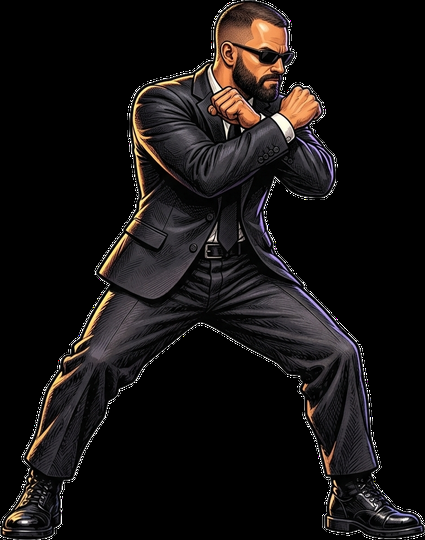
#> input picture assets/fighters/bob-block.png, 425 x 540 px
$ python -i process-art.py   (imports and definitions only)
#> lines starting #> are read from the running program, lines starting #| are printed output that depends on the picture
#!/usr/bin/env python3
"""Process raw Gemini fighter frames into game-ready sprites.

Usage:
  python3 tools/process-art.py [--raw DIR] [--only 1-16,20] [--force] [--sheet OUT.png]
  (or: npm run art)
Rejected frames are listed in tools/art-rejects.json; pose height ratios in tools/art-pose-ratios.json.

Raw files are named NNN_<fighter>_<frame>.(png|jpg|jpeg) where NNN is the entry number in
docs/v2/art-prompts.md. For each one this:
  1. keys out the flat #00FF00 background to a soft alpha matte, removes stray specks,
     and despills green fringes (suit, beard, hair edges);
  2. trims to the figure and normalises its height by pose (tools/art-pose-ratios.json):
     standing figure = 88% of a 2048 px canvas, feet baseline 4% above the bottom;
  3. flips it if the figure faces left (all sprites face RIGHT, like v1);
  4. writes a 16-bit-free RGBA PNG (compress level 9) to the path given in art-prompts.md,
     and records w/h/pivotX/baselineY/figureH in public/assets/fighters/<fighter>/frames.json.
Raw files are never shipped. Re-running is idempotent; existing outputs are skipped unless --force.
"""
import argparse, glob, json, os, re, sys
import numpy as np
from PIL import Image
from scipy import ndimage as ndi

ROOT = os.path.dirname(os.path.dirname(os.path.abspath(__file__)))
PROMPTS = os.path.join(ROOT, 'docs/v2/art-prompts.md')
# [2 lines not run here, left out]
# [1 line that did not run here, left out]
# [1 line that did not run here, left out]
CANVAS_H = 2048
STAND_H = round(0.88 * CANVAS_H)       # 1802
BASELINE = round(0.96 * CANVAS_H)      # 1966
PAD = 24

# [11 lines left out: functions targets, ratio_for, not called in this run]

def key(rgb):
    a = rgb.astype(np.float32)
    r, g, b = a[..., 0], a[..., 1], a[..., 2]
    dom = g - np.maximum(r, b)              # how much greener than anything else
    # soft matte: fully opaque below 25, fully clear above 85
    alpha = np.clip((85.0 - dom) / 60.0, 0, 1)
    # clean mask: drop specks/JPEG noise, keep the figure (largest blobs) + fill holes
    solid = alpha > 0.5
    solid = ndi.binary_opening(solid, iterations=2)
    lab, n = ndi.label(solid)
    if n == 0:
        raise ValueError('nothing left after keying')
    sizes = ndi.sum(solid, lab, range(1, n + 1))
    keep = np.isin(lab, 1 + np.where(sizes >= max(sizes.max() * 0.01, 400))[0])
    keep = ndi.binary_dilation(keep, iterations=3)
    alpha = alpha * keep
    # interior holes that happen to be greenish (none expected on Bob) stay keyed, by design.
    # despill: cap green at max(r, b) wherever the pixel leans green, strongest near edges
    spill = np.clip(g - np.maximum(r, b), 0, None)
    edge = 1.0 - alpha
    g2 = g - spill * np.clip(0.6 + edge, 0, 1)
    out = np.stack([r, g2, b], -1)
    # un-premultiply-ish: edge pixels darken toward the key colour; lift them a little
    return np.clip(out, 0, 255).astype(np.uint8), (alpha * 255).astype(np.uint8)

# [104 lines left out: functions facing_right, process, parse_only, main, not called in this run]

# [2 lines not run here, left out]

>>> import cv2
>>> picture = cv2.imread('../assets/fighters/bob-block.png', cv2.IMREAD_GRAYSCALE)
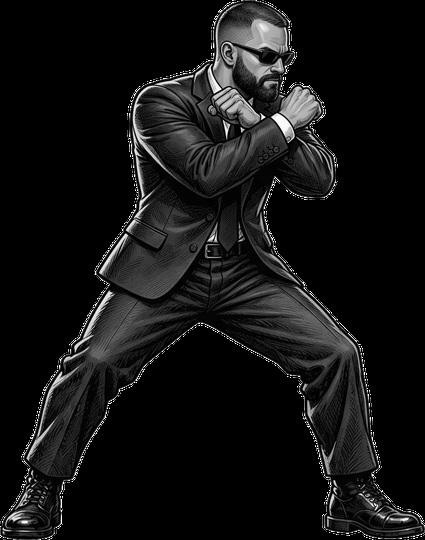
#> picture: shape (540, 425); min 0, max 255, mean 19.1
>>> result = key(picture)
#> in key, `r, g, b = a[..., 0], a[..., 1], a[..., 2]`: r = 540 values, max 255 at index 526, min 0 at index 0, mean 3.31; g = 540 values, max 255 at index 536, min 0 at index 0, mean 1.1; b = 540 values, max 255 at index 521, min 0 at index 0, mean 2.59
#> in key, `dom = g - np.maximum(r, b)`: dom = 540 values, max 168 at index 536, min -255 at index 521, mean -3.54
#> in key, `alpha = np.clip((85.0 - dom) / 60.0, 0, 1)`: alpha = 540 values, max 1 at index 0, min 0 at index 519, mean 0.996
#> in key, `lab, n = ndi.label(solid)`: lab = 540 values, max 2 at index 520, min 0 at index 519, mean 1.02; n = 2
#> in key, `sizes = ndi.sum(solid, lab, range(1, n + 1))`: sizes = [519, 16]
#> in key, `alpha = alpha * keep`: alpha = 540 values, max 1 at index 0, min 0 at index 519, mean 0.964
#> in key, `spill = np.clip(g - np.maximum(r, b), 0, None)`: spill = 540 values, max 168 at index 536, min 0 at index 0, mean 0.622
#> in key, `edge = 1.0 - alpha`: edge = 540 values, max 1 at index 519, min 0 at index 0, mean 0.0357
#> in key, `g2 = g - spill * np.clip(0.6 + edge, 0, 1)`: g2 = 540 values, max 95 at index 535, min 0 at index 0, mean 0.487
#> in key, `out = np.stack([r, g2, b], -1)`: out = 540 rows, first 8: [0, 0, 0], [0, 0, 0], [0, 0, 0], [0, 0, 0], [0, 0, 0], [0, 0, 0], [0, 0, 0], [0, 0, 0]

$ run again, on assets/fighters/bob-kick.png
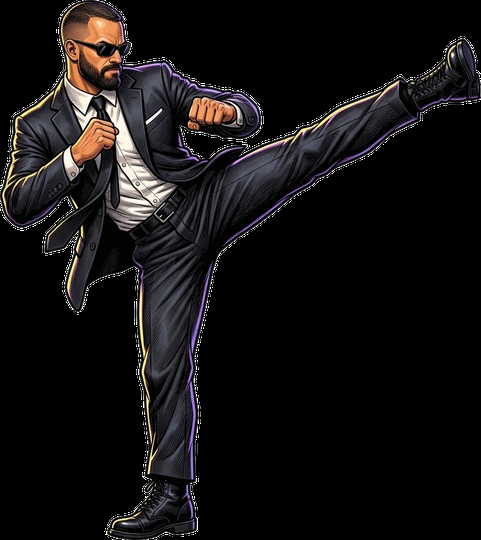
#> input picture assets/fighters/bob-kick.png, 481 x 540 px
#> `picture = cv2.imread('../assets/fighters/bob-block.png', cv2.IMREAD_GR..`:
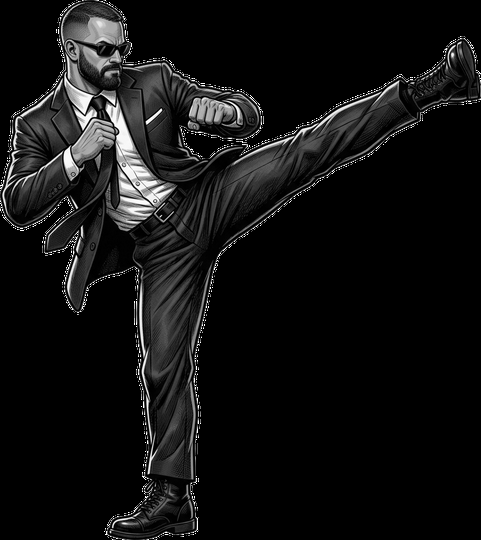
#> picture: shape (540, 481); min 0, max 255, mean 18.1
#> r = 540 values, max 255 at index 185, min 0 at index 0, mean 5.41; g = 540 values, max 255 at index 180, min 0 at index 0, mean 4.89; b = 540 values, max 255 at index 184, min 0 at index 0, mean 5.79
#> dom = 540 values, max 255 at index 180, min -255 at index 209, mean -3.39
#> in key, `alpha = np.clip((85.0 - dom) / 60.0, 0, 1)`: alpha = 540 values, max 1 at index 0, min 0 at index 180, mean 0.98
#> lab = 540 values, max 3 at index 213, min 0 at index 180, mean 2.19; n = 3
#> sizes = [180, 12, 327]
#> in key, `alpha = alpha * keep`: alpha = 540 values from 0 to 0
#> spill = 540 values, max 255 at index 180, min 0 at index 0, mean 2.89
#> edge = 540 values from 1 to 1
#> g2 = 540 values, max 255 at index 185, min 0 at index 0, mean 2
#> out = 540 rows, first 8: [0, 0, 0], [0, 0, 0], [0, 0, 0], [0, 0, 0], [0, 0, 0], [0, 0, 0], [0, 0, 0], [0, 0, 0]

$ run again, on assets/fighters/bob-punch.png
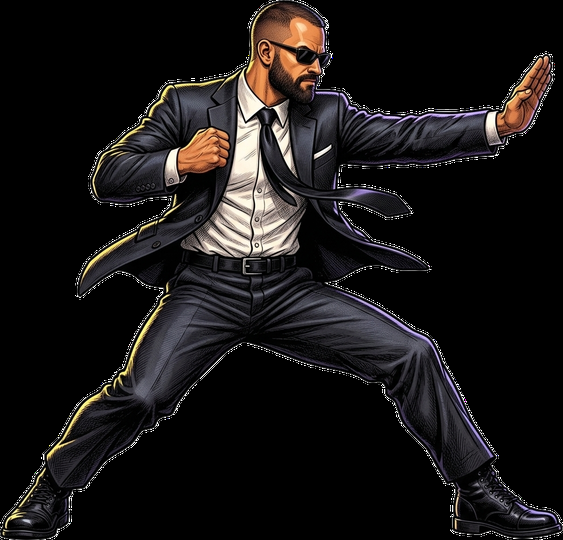
#> input picture assets/fighters/bob-punch.png, 563 x 540 px
#> `picture = cv2.imread('../assets/fighters/bob-block.png', cv2.IMREAD_GR..`:
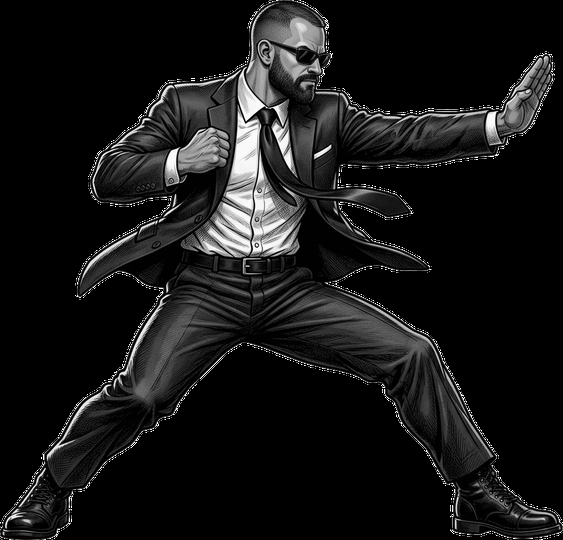
#> picture: shape (540, 563); min 0, max 255, mean 22.7
#> r = 540 values, max 255 at index 522, min 0 at index 0, mean 2.54; g = 540 values, max 255 at index 527, min 0 at index 0, mean 1.71; b = 540 values, max 255 at index 522, min 0 at index 0, mean 2.7
#> dom = 540 values, max 170 at index 527, min -255 at index 522, mean -2.15
#> in key, `alpha = np.clip((85.0 - dom) / 60.0, 0, 1)`: alpha = 540 values, max 1 at index 0, min 0 at index 520, mean 0.992
#> lab = 540 values, max 3 at index 529, min 0 at index 520, mean 1.03; n = 3
#> sizes = [520, 6, 8]
#> in key, `alpha = alpha * keep`: alpha = 540 values, max 1 at index 0, min 0 at index 520, mean 0.966
#> spill = 540 values, max 170 at index 527, min 0 at index 0, mean 0.922
#> edge = 540 values, max 1 at index 520, min 0 at index 0, mean 0.0339
#> g2 = 540 values, max 133 at index 537, min 0 at index 0, mean 0.792
#> out = 540 rows, first 8: [0, 0, 0], [0, 0, 0], [0, 0, 0], [0, 0, 0], [0, 0, 0], [0, 0, 0], [0, 0, 0], [0, 0, 0]

$ run again, on assets/fighters/bob-special.png
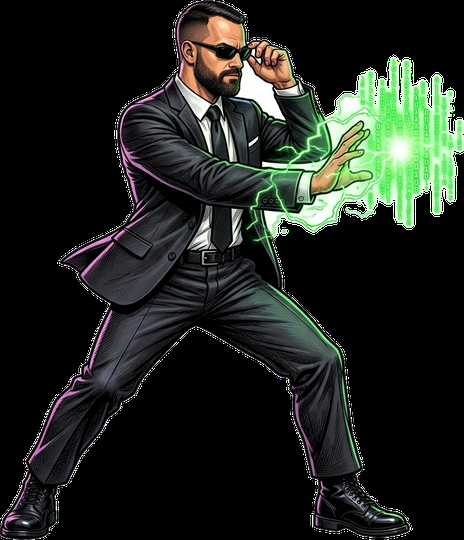
#> input picture assets/fighters/bob-special.png, 464 x 540 px
#> `picture = cv2.imread('../assets/fighters/bob-block.png', cv2.IMREAD_GR..`:
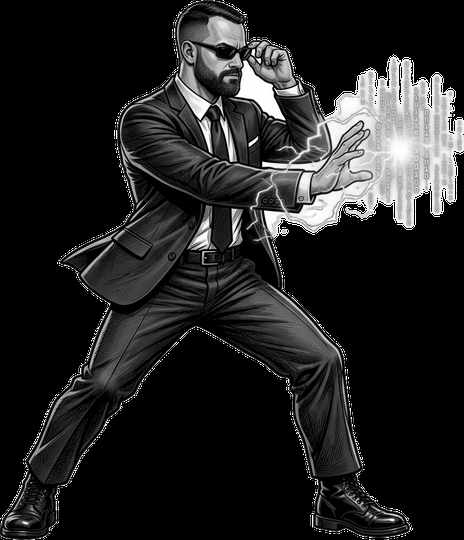
#> picture: shape (540, 464); min 0, max 255, mean 34.9
#> r = 540 values, max 255 at index 518, min 0 at index 0, mean 1.97; g = 540 values, max 255 at index 521, min 0 at index 0, mean 2.62; b = 540 values, max 255 at index 515, min 0 at index 0, mean 3.13
#> dom = 540 values, max 216 at index 521, min -255 at index 515, mean -1.46
#> in key, `alpha = np.clip((85.0 - dom) / 60.0, 0, 1)`: alpha = 540 values, max 1 at index 0, min 0 at index 517, mean 0.987
#> lab = 540 values, max 2 at index 526, min 0 at index 517, mean 0.994; n = 2
#> sizes = [517, 10]
#> in key, `alpha = alpha * keep`: alpha = 540 values, max 1 at index 0, min 0 at index 517, mean 0.961
#> spill = 540 values, max 216 at index 521, min 0 at index 0, mean 1.67
#> edge = 540 values, max 1 at index 517, min 0 at index 0, mean 0.0389
#> g2 = 540 values, max 116 at index 524, min 0 at index 0, mean 0.954
#> out = 540 rows, first 8: [0, 0, 0], [0, 0, 0], [0, 0, 0], [0, 0, 0], [0, 0, 0], [0, 0, 0], [0, 0, 0], [0, 0, 0]
